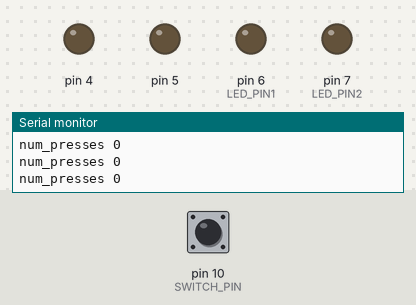
Recording of a sketch running on a simulated Arduino Uno, built with avr-gcc and run on an emulated ATmega328P. On the bench: output pins drawn as LEDs (lit = HIGH), the last lines printed to the serial monitor. Inputs (shaded band) come from the test bench; at power-on: pin 10 (SWITCH_PIN) LOW.

Above: at 1.2 s.
1.3 s: pin 10 (SWITCH_PIN) pulled HIGH for 0.15 s
At 2.5 s:
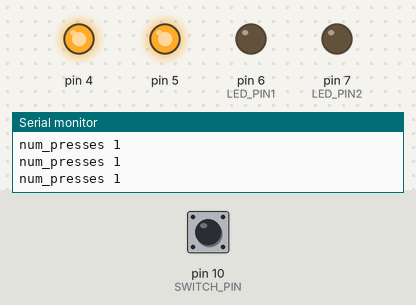
2.9 s: pin 10 (SWITCH_PIN) pulled HIGH for 1 s
At 4.6 s:
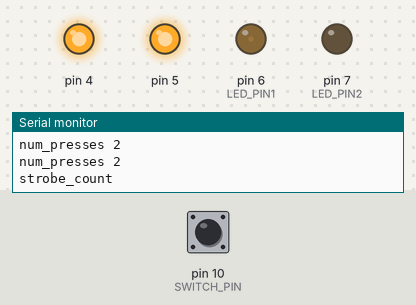
5.9 s: pin 10 (SWITCH_PIN) pulled HIGH for 0.15 s
At 7.0 s:
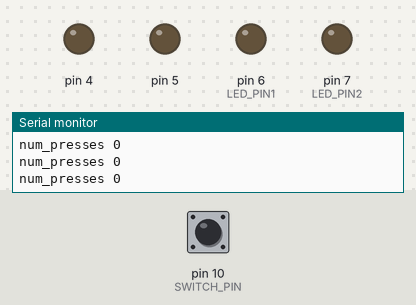
9.0 s: pin 10 (SWITCH_PIN) pulsed HIGH 2 times (0.12 s each, 0.3 s apart)
At 10.7 s:
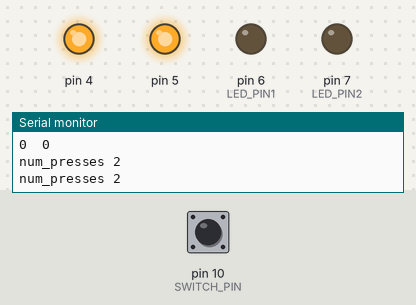
12.6 s: pin 10 (SWITCH_PIN) pulled HIGH for 3.2 s
At 13.4 s:
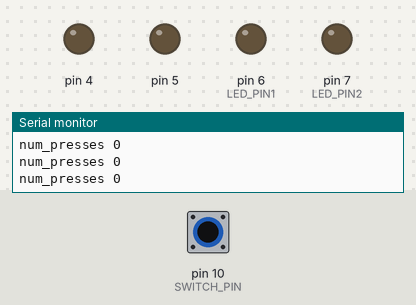
17.3 s: pin 10 (SWITCH_PIN) pulsed HIGH 5 times (0.12 s each, 0.3 s apart)
At 20.5 s:
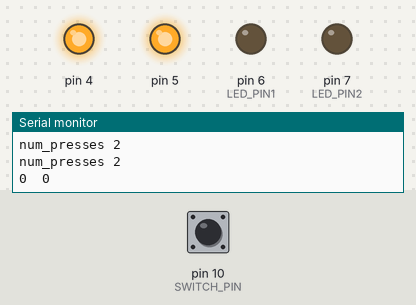
Timing chart, 0 to 21.8 s (numbered marks = the images above; inputs shaded):
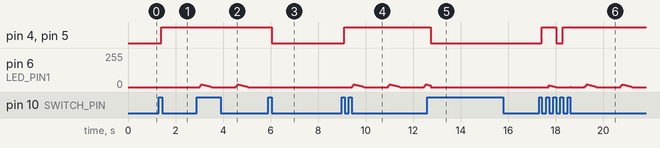

The sketch:

stump_and_fireflies.ino
```cpp
#define SWITCH_PIN      10 // input for toggle switch
#define LED_PIN1      	6 // output to FET module
#define LED_PIN2      	7 // output to FET module

#define STROBE_COUNT_DELAY 18000 // [ms] time between strobe cycles

int buttonState;            // the current reading from the input pin
int lastButtonState = LOW;  // the previous reading from the input pin
int num_presses = 0;
int strobe_count = 0;

// byte target, current; // target and current pwm value

int FADE_INTERVAL_1 = 	30; // [ms] time between fade steps
int NEXTFADE_INTERVAL_1 = 1500; // [ms] time between fade cycles
int FADE_INTERVAL_2 = 	30; // [ms] time between fade steps
int NEXTFADE_INTERVAL_2 = 1500; // [ms] time between fade cycles

byte current; // current pwm value
byte target; // target pwm value
unsigned long time_for_fadestep_1;
unsigned long time_for_nextfade_1;
unsigned long time_for_fadestep_2;
unsigned long time_for_nextfade_2;
unsigned long time_for_strobe_delay;
unsigned long lastDebounceTime;  // the last time the output pin was toggled
unsigned long debounceDelay = 50;    // the debounce time; increase if the output flickers


void setup() {
  pinMode(SWITCH_PIN, INPUT);
  pinMode(4, OUTPUT);
  pinMode(5, OUTPUT);
  pinMode(6, OUTPUT);
  pinMode(7, OUTPUT);
  Serial.begin(9600);
}


void loop()
{
// read the state of the switch into a local variable:
  int reading = digitalRead(SWITCH_PIN);

  // check to see if you just pressed the button
  // (i.e. the input went from LOW to HIGH), and you've waited long enough
  // since the last press to ignore any noise:

  // If the switch changed, due to noise or pressing:
  if (reading != lastButtonState) {
    // reset the debouncing timer
    lastDebounceTime = millis();
  }

  if ((millis() - lastDebounceTime) > debounceDelay) {
    // whatever the reading is at, it's been there for longer than the debounce
    // delay, so take it as the actual current state:

    // if the button state has changed:
    if (reading != buttonState) {
      buttonState = reading;

      // only toggle the LED if the new button state is HIGH
      if (buttonState == HIGH) {
        // increment our count for number of times pressed
        num_presses += 1;
        Serial.println("button is being pressed!");
      }
    }
  }
   // save the reading. Next time through the loop, it'll be the lastButtonState:
  lastButtonState = reading;

    // button hasn't been pressed yet (or has been reset)
    if (num_presses == 0)
    {
      	digitalWrite(4, LOW);
      	digitalWrite(5, LOW);
      	digitalWrite(6, LOW);
      	digitalWrite(7, LOW);
        Serial.println("num_presses 0");
    }
    // button has been pressed once!
    if (num_presses == 1)
    {
        digitalWrite(4, HIGH);
      	digitalWrite(5, HIGH);
      	digitalWrite(6, LOW);
      	digitalWrite(7, LOW);
        Serial.println("num_presses 1");
    }
  // button has been pressed twice!
    if (num_presses == 2)
    {
        digitalWrite(4, HIGH);
      	digitalWrite(5, HIGH);
        Serial.println("num_presses 2");

  if (millis() > time_for_nextfade_1) {
    time_for_nextfade_1 = millis() + (unsigned long)NEXTFADE_INTERVAL_1;
  if (current == 0) {
    target = 20;
    strobe_count += 1;
    Serial.println("strobe_count");
  }}

   if (current == 20) {
    target = 0;
   }

  if (millis() > time_for_fadestep_1) {
    time_for_fadestep_1 = millis() + (unsigned long)FADE_INTERVAL_1;
    if (current < target) current+=4;
    if (current > target) current-=.5;
    analogWrite(LED_PIN1, current);
    Serial.print(target);
    Serial.print("  ");
    Serial.println(current);
  }


      if (millis() > time_for_nextfade_2) {
    time_for_nextfade_2 = millis() + (unsigned long)NEXTFADE_INTERVAL_2;
  if (current == 1) {
    target = 20;
  }}

   if (current == 20) {
    target = 0;
   }

  if (millis() > time_for_fadestep_2) {
    time_for_fadestep_2 = millis() + (unsigned long)FADE_INTERVAL_2;
    if (current < target) current+=4;
    if (current > target) current-=.5;
    analogWrite(LED_PIN2, current);
    Serial.print(target);
    Serial.print("  ");
    Serial.println(current);
  }
    }


    if (digitalRead(10) == HIGH && num_presses == 3)
    {
        Serial.println("num_presses 3, resetting num_presses to 0");
        num_presses = 0;
    }

  // stobe count causes reset
    if (strobe_count == 6)
    {
      	num_presses = 1;
        Serial.println("stobe count delay");

    if (millis() > time_for_strobe_delay) {
    time_for_strobe_delay = millis() + (unsigned long)STROBE_COUNT_DELAY;
        strobe_count = 0;
       	num_presses = 2;
    }
  }
}
```

Measured:
- after the input at 1.3 s, pin 4, pin 5: LOW → HIGH after 0.09 s
- after the input at 5.9 s, pin 4, pin 5: HIGH → LOW after 0.16 s; pin 6 (LED_PIN1): stops changing and stays 0/255
- after the input at 9.0 s, pin 4, pin 5: LOW → HIGH after 0.09 s; pin 6 (LED_PIN1): 0/255 → 4/255 after 0.43 s, then repeats every 1.5 s: 12/255 0.03 s, 20/255 0.03 s, 18/255 0.05 s, 16/255 0.05 s, 14/255 0.05 s, 12/255 0.05 s, 10/255 0.04 s, 8/255 0.04 s, 6/255 0.04 s, 4/255 0.04 s, 2/255 0.04 s, 0/255 1.0 s, 4/255 0.03 s
- after the input at 12.6 s, pin 4, pin 5: HIGH → LOW after 0.14 s
